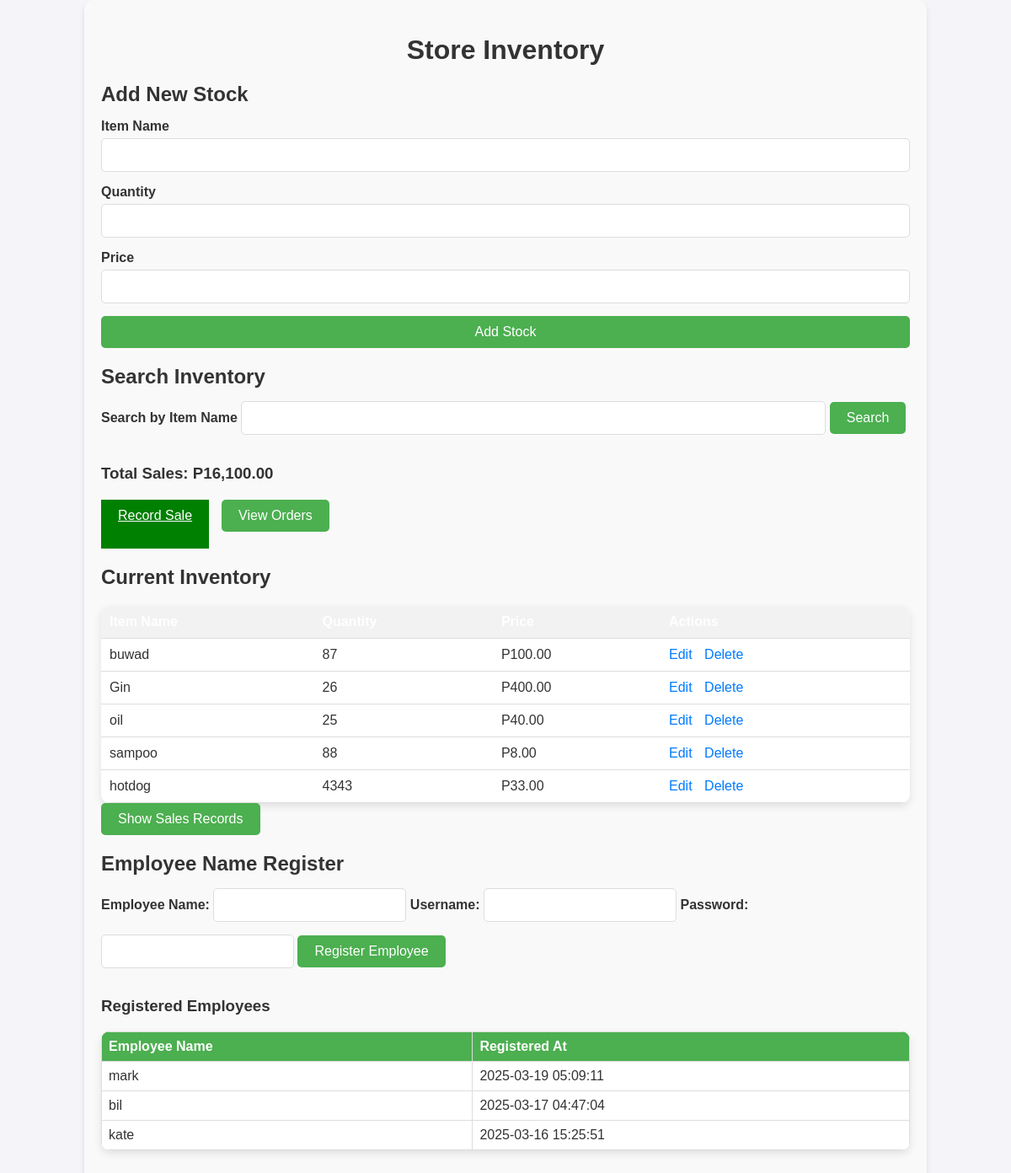
Screenshot of /main.php with the database file from the repository.
### tables this page shows
CREATE TABLE `inventory` (
  `id` int(11) NOT NULL,
  `item_name` varchar(255) NOT NULL,
  `quantity` int(11) NOT NULL,
  `price` decimal(10,2) NOT NULL
);

CREATE TABLE `employees` (
  `id` int(11) NOT NULL,
  `employee_name` varchar(255) NOT NULL,
  `created_at` timestamp NOT NULL DEFAULT current_timestamp(),
  `username` varchar(255) NOT NULL,
  `password` varchar(255) NOT NULL
);

### main.php (the view, shortened to what this page needs)
<?php
$conn = new mysqli('localhost', 'root', '', 'inventory_db');
$search = isset($_GET['search']) ? $conn->real_escape_string($_GET['search']) : '';
$search_sql = $search ? "WHERE item_name LIKE '%$search%'" : '';
$sql = "SELECT id, item_name, quantity, price FROM inventory $search_sql";
$result = $conn->query($sql);
$total_sales_sql = "SELECT SUM(quantity_sold * price) AS total_sales FROM sales s
                    JOIN inventory i ON s.item_id = i.id";
$total_sales_result = $conn->query($total_sales_sql);
$total_sales = 0;
if ($total_sales_result->num_rows > 0) {
    $total_sales_row = $total_sales_result->fetch_assoc();
    $total_sales = $total_sales_row['total_sales'];
}
$employees_sql = "SELECT id, employee_name, created_at FROM employees ORDER BY created_at DESC";
$employees_result = $conn->query($employees_sql);
?>
<!DOCTYPE html>
<html lang="en">
<head>
    <link rel="stylesheet" href="styles.css">
</head>
<body>
    <div class="container">
        <h1>Store Inventory</h1>
        <div class="form-container">
            <h2>Add New Stock</h2>
            <form action="insert_stock.php" method="POST">
                <label for="item_name">Item Name</label>
                <input type="text" id="item_name" name="item_name" required>
                <label for="quantity">Quantity</label>
                <input type="number" id="quantity" name="quantity" required>
                <label for="price">Price</label>
                <input type="text" id="price" name="price" required>
                <button type="submit">Add Stock</button>
            </form>
        </div>
        <div class="search-container">
            <h2>Search Inventory</h2>
            <form action="main.php" method="GET">
                <label for="search">Search by Item Name</label>
                <input type="text" id="search" name="search" value="<?php echo htmlspecialchars($search, ENT_QUOTES, 'UTF-8'); ?>">
                <button type="submit">Search</button>
            </form>
        </div>
        <h3>Total Sales: P<?php echo number_format($total_sales, 2); ?></h3>
        <div class="button-container">
            <a href="record_sales.php" class="record-sale-btn">Record Sale</a>
            <a href="view_orders.php" class="view-orders-btn">View Orders</a>
        </div>
        <div class="inventory-container">
            <h2>Current Inventory</h2>
            <table>
                <thead>
                    <tr>
                        <th>Item Name</th>
                        <th>Quantity</th>
                        <th>Price</th>
                        <th>Actions</th>
                    </tr>
                </thead>
                <tbody>
                    <?php
                    if ($result->num_rows > 0) {
                        while($row = $result->fetch_assoc()) {
                            echo "<tr>
                                    <td>" . htmlspecialchars($row['item_name'], ENT_QUOTES, 'UTF-8') . "</td>
                                    <td>" . htmlspecialchars($row['quantity'], ENT_QUOTES, 'UTF-8') . "</td>
                                    <td>P" . htmlspecialchars($row['price'], ENT_QUOTES, 'UTF-8') . "</td>
                                    <td>
                                        <a href='edit_stock.php?id=" . htmlspecialchars($row['id'], ENT_QUOTES, 'UTF-8') . "'>Edit</a>
                                        <a href='delete_stock.php?id=" . htmlspecialchars($row['id'], ENT_QUOTES, 'UTF-8') . "' onclick=\"return confirm('Are you sure you want to delete this item?');\">Delete</a>
                                    </td>
                                  </tr>";
                        }
                    } else {
                        echo "<tr><td colspan='4'>No items found</td></tr>";
                    }
                    ?>
                </tbody>
            </table>
        </div>
        <button onclick="toggleSalesRecords()">Show Sales Records</button>
        <div class="employee-register-container">
            <h2>Employee Name Register</h2>
            <form action="main.php" method="POST">
                <label for="employee_name">Employee Name:</label>
                <input type="text" id="employee_name" name="employee_name" required>
                <label for="username">Username:</label>
                <input type="text" id="username" name="username" required>
                <label for="password">Password:</label>
                <input type="password" id="password" name="password" required>
                <button type="submit" name="register_employee">Register Employee</button>
            </form>
            <h3>Registered Employees</h3>
            <table>
                <thead>
                    <tr>
                        <th>Employee Name</th>
                        <th>Registered At</th>
                    </tr>
                </thead>
                <tbody>
                    <?php
                    if ($employees_result->num_rows > 0) {
                        while ($employee = $employees_result->fetch_assoc()) {
                            echo "<tr>
                                    <td>" . htmlspecialchars($employee['employee_name'], ENT_QUOTES, 'UTF-8') . "</td>
                                    <td>" . htmlspecialchars($employee['created_at'], ENT_QUOTES, 'UTF-8') . "</td>
                                  </tr>";
                        }
                    } else {
                        echo "<tr><td colspan='2'>No employees registered</td></tr>";
                    }
                    ?>
                </tbody>
            </table>
        </div>
    </div>
</body>
</html>

### styles.css (style rules this page uses)
body { font-family: 'Arial', sans-serif; background-color: #f4f4f9; margin: 0; padding: 0; color: #333; }
.container { width: 80%; margin: 0 auto; padding: 20px; background-color: #f9f9f9; border-radius: 10px; box-shadow: 0 4px 6px rgba(0, 0, 0, 0.1); }
h1 { text-align: center; font-size: 2rem; margin-bottom: 20px; }
h2 { font-size: 1.5rem; margin-bottom: 15px; }
.form-container form { display: flex; flex-direction: column; margin-bottom: 20px; }
label { margin-bottom: 5px; font-weight: bold; }
input, select { padding: 10px; margin-bottom: 15px; font-size: 16px; border: 1px solid #ddd; border-radius: 5px; }
button { padding: 10px 20px; background-color: #4CAF50; color: white; font-size: 16px; border: none; border-radius: 5px; cursor: pointer; }
.inventory-container table { width: 100%; border-collapse: collapse; margin-top: 20px; }
.inventory-container th, .inventory-container td { padding: 10px; text-align: left; border-bottom: 1px solid #ddd; }
.inventory-container th { background-color: #f2f2f2; }
.inventory-container td a { margin-right: 10px; color: #007bff; text-decoration: none; }
.button-container { margin-top: 20px; display: flex; gap: 15px; }
.record-sale-btn { background-color: green; color: white; padding: 10px 20px; border: none; cursor: pointer; font-size: 16px; }
table { width: 100%; border-collapse: collapse; margin-top: 20px; background-color: #fff; border-radius: 10px; overflow: hidden; box-shadow: 0 4px 10px rgba(0, 0, 0, 0.1); }
th, td { padding: 12px 15px; text-align: left; }
th { background-color: #4CAF50; color: white; font-weight: bold; }
td { border-bottom: 1px solid #ddd; }
.search-container { margin-bottom: 20px; }
.search-container input[type="text"] { padding: 10px; width: 70%; border: 1px solid #ddd; border-radius: 5px; font-size: 16px; }
.search-container button { padding: 10px 20px; background-color: #4CAF50; color: white; border: none; border-radius: 5px; font-size: 16px; cursor: pointer; }
.view-orders-btn, .back-btn { display: inline-block; padding: 10px 20px; background-color: #4CAF50; color: white; text-decoration: none; border-radius: 5px; margin-bottom: 20px; }
.button-container { margin-bottom: 20px; }
.employee-register-container { margin-top: 20px; }
.employee-register-container table { width: 100%; border-collapse: collapse; margin-top: 10px; }
.employee-register-container th, .employee-register-container td { border: 1px solid #ddd; padding: 8px; text-align: left; }
.employee-register-container th { background-color: #4CAF50; color: white; }
.employee-register-container button { padding: 10px 20px; background-color: #4CAF50; color: white; border: none; border-radius: 5px; cursor: pointer; }
.employee-register-container, .employee-edit-container { margin-bottom: 20px; }

### rows the page displays
inventory: item_name "buwad", quantity "87", price "100.00"
inventory: item_name "Gin", quantity "26", price "400.00"
inventory: item_name "oil", quantity "25", price "40.00"
inventory: item_name "sampoo", quantity "88", price "8.00"
inventory: item_name "hotdog", quantity "4343", price "33.00"
employees: employee_name "mark", created_at "2025-03-19 05:09:11"
employees: employee_name "bil", created_at "2025-03-17 04:47:04"
employees: employee_name "kate", created_at "2025-03-16 15:25:51"

### other values shown
$total_sales "16,100.00"
